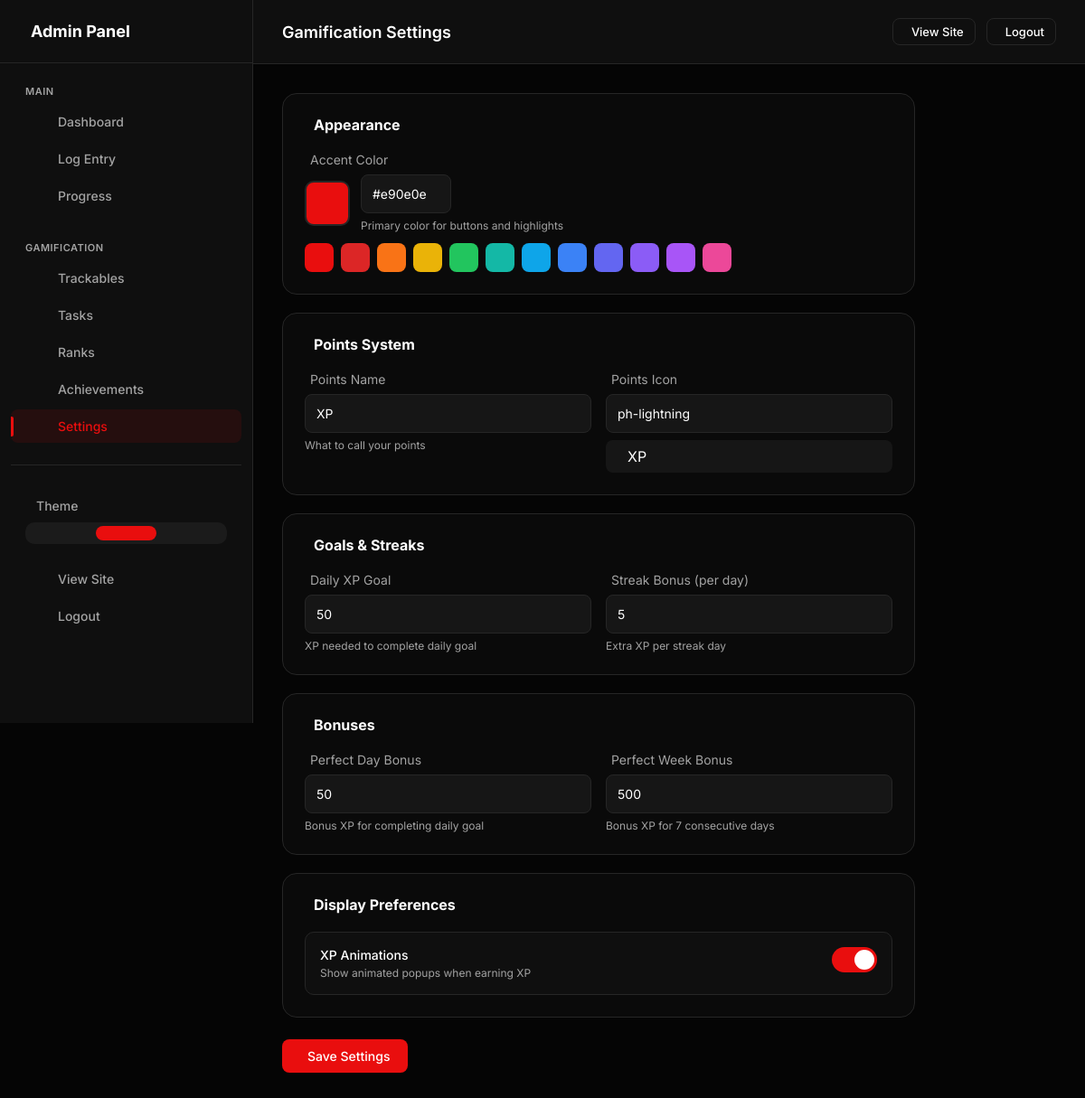
Before: /admin/settings (signed in) with the older database file.
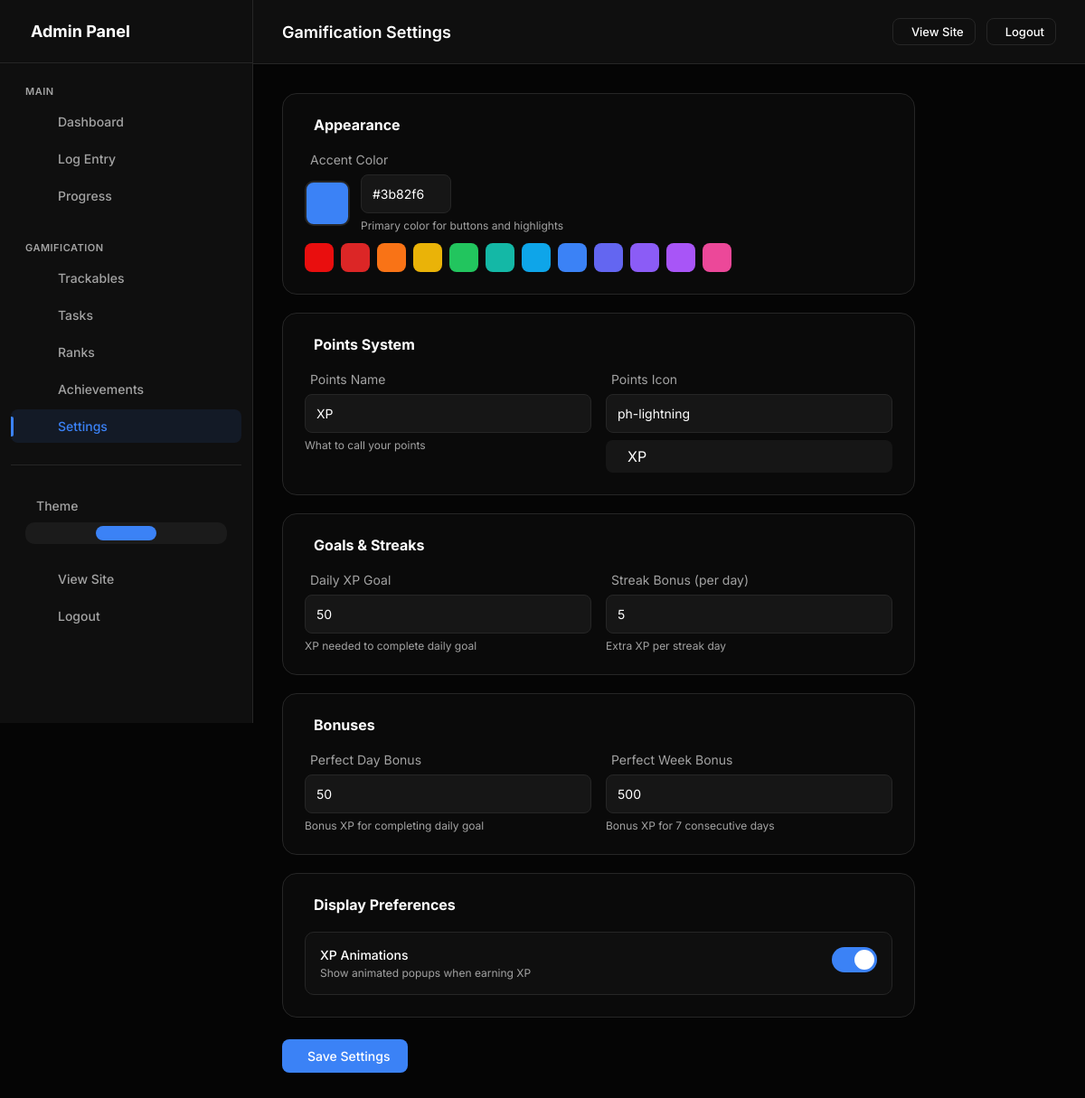
After: the same page with the newer database file.
### models.py (models this page shows, shortened)
class UserSettings(db.Model):
    __tablename__ = 'user_settings'
    id = db.Column(db.Integer, primary_key=True)
    user_id = db.Column(db.Integer, db.ForeignKey('users.id'), nullable=False, unique=True, index=True)
    accent_color = db.Column(db.String(20), default='#e90e0e')
    points_name = db.Column(db.String(20), default='XP')  # "XP", "Points", "Coins", etc.
    points_icon = db.Column(db.String(50), default='ph-lightning')
    daily_xp_goal = db.Column(db.Integer, default=50)
    perfect_day_bonus = db.Column(db.Integer, default=50)
    perfect_week_bonus = db.Column(db.Integer, default=500)
    streak_bonus_per_day = db.Column(db.Integer, default=5)  # Extra XP per streak day
    show_xp_animations = db.Column(db.Boolean, default=True)
    dark_mode = db.Column(db.Boolean, default=True)
    compact_view = db.Column(db.Boolean, default=False)
    created_at = db.Column(db.DateTime, default=datetime.utcnow)
    updated_at = db.Column(db.DateTime, default=datetime.utcnow, onupdate=datetime.utcnow)

### app.py (the view, shortened to what this page needs)
    @app.route('/admin/settings', methods=['GET', 'POST'])
    @admin_required
    def admin_settings():
        settings = UserSettings.query.filter_by(user_id=current_user.id).first()
        if not settings:
            settings = UserSettings(user_id=current_user.id)
            db.session.add(settings)
            db.session.commit()
        return render_template('admin/settings.html', settings=settings)

### templates/admin/settings.html (shortened to what the changed rows need)
{% extends "admin/base.html" %}
{% block page_title %}Gamification Settings{% endblock %}
{% block content %}
<div class="settings-container">
    <form method="post">
        <div class="settings-section">
            <h3 class="settings-section-title">
                 Appearance
            </h3>
            <div class="form-group">
                <label> Accent Color</label>
                <div style="display: flex; gap: 12px; align-items: center;">
                    <div style="position: relative; width: 50px; height: 50px; border-radius: 10px; border: 2px solid var(--border); overflow: hidden; cursor: pointer;" id="accentPreview">
                    </div>
                    <div>
                        <input type="text" id="accentColorText" value="{{ settings.accent_color if settings.accent_color else '#e90e0e' }}"
                               style="width: 100px;" readonly>
                        <div class="help-text">Primary color for buttons and highlights</div>
                    </div>
                </div>
                <div style="display: flex; gap: 8px; margin-top: 12px; flex-wrap: wrap;">
                    {% set preset_colors = ['#e90e0e', '#dc2626', '#f97316', '#eab308', '#22c55e', '#14b8a6', '#0ea5e9', '#3b82f6', '#6366f1', '#8b5cf6', '#a855f7', '#ec4899'] %}
                    {% for color in preset_colors %}
                    <button type="button" class="color-preset" data-color="{{ color }}"
                            style="width: 32px; height: 32px; border-radius: 8px; border: 2px solid transparent; background: {{ color }}; cursor: pointer;"
                            onclick="setAccentColor('{{ color }}')"></button>
                    {% endfor %}
                </div>
            </div>
        </div>
        <div class="settings-section">
            <h3 class="settings-section-title">
                 Points System
            </h3>
            <div class="form-row">
                <div class="form-group">
                    <label> Points Name</label>
                    <input type="text" name="points_name" value="{{ settings.points_name }}"
                           placeholder="XP, Points, Coins, etc.">
                    <div class="help-text">What to call your points</div>
                </div>
                <div class="form-group">
                    <label> Points Icon</label>
                    <input type="text" name="points_icon" value="{{ settings.points_icon }}"
                           placeholder="ph-lightning">
                    <div class="icon-preview">
                        <span>{{ settings.points_name }}</span>
                    </div>
                </div>
            </div>
        </div>
        <div class="settings-section">
            <h3 class="settings-section-title">
                 Goals & Streaks
            </h3>
            <div class="form-row">
                <div class="form-group">
                    <label> Daily XP Goal</label>
                    <input type="number" name="daily_xp_goal" value="{{ settings.daily_xp_goal }}" min="0">
                    <div class="help-text">XP needed to complete daily goal</div>
                </div>
                <div class="form-group">
                    <label> Streak Bonus (per day)</label>
                    <input type="number" name="streak_bonus_per_day" value="{{ settings.streak_bonus_per_day }}" min="0">
                    <div class="help-text">Extra XP per streak day</div>
                </div>
            </div>
        </div>
        <div class="settings-section">
            <h3 class="settings-section-title">
                 Bonuses
            </h3>
            <div class="form-row">
                <div class="form-group">
                    <label> Perfect Day Bonus</label>
                    <input type="number" name="perfect_day_bonus" value="{{ settings.perfect_day_bonus }}" min="0">
                    <div class="help-text">Bonus XP for completing daily goal</div>
                </div>
                <div class="form-group">
                    <label> Perfect Week Bonus</label>
                    <input type="number" name="perfect_week_bonus" value="{{ settings.perfect_week_bonus }}" min="0">
                    <div class="help-text">Bonus XP for 7 consecutive days</div>
                </div>
            </div>
        </div>
        <div class="settings-section">
            <h3 class="settings-section-title">
                 Display Preferences
            </h3>
            <div class="settings-toggle">
                <div class="toggle-info">
                    <div class="toggle-label">XP Animations</div>
                    <div class="toggle-description">Show animated popups when earning XP</div>
                </div>
                <label class="toggle-switch">
                    <span class="toggle-slider"></span>
                </label>
            </div>
        </div>
        <div class="form-actions">
            <button type="submit" class="btn btn-primary">
                 Save Settings
            </button>
        </div>
    </form>
</div>
{% endblock %}

Changed rows visible on the page:
changed UserSettings "XP": accent_color "#e90e0e" → "#3b82f6"
